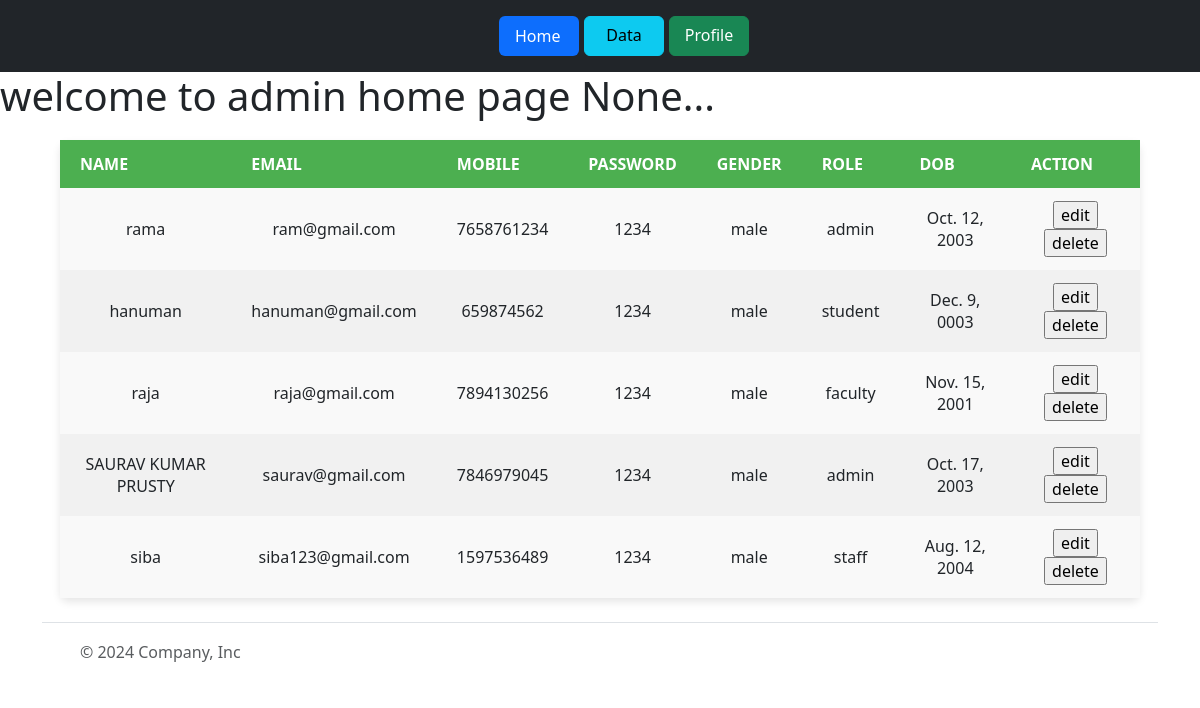
The page /myadmin/ahome on the database its author committed.
### Register/models.py (models this page shows, shortened)
class register_master(models.Model):
    name =models.CharField(max_length=50)
    email=models.CharField(max_length=100,primary_key=True)
    mobile=models.CharField(max_length=12)
    password=models.CharField(max_length=20)
    gender=models.CharField(max_length=20)
    dob=models.DateField()
    role=models.CharField(max_length=30)
    status=models.IntegerField(default=0)

### myadmin/views.py (the view, shortened to what this page needs)
# urls.py: path('ahome',ahome,name="ahome"),
def ahome(request):
    name=request.session.get("name")
    ob=register_master.objects.all()
    return render(request,"ahome.html",{"data":ob,"aname":name})

### myadmin/templates/ahome.html (shortened to what this page needs)
{% extends 'alayout/abase.html' %}
{% block content %}
{% load static %}
    <body>
        <h1>welcome to admin home page {{aname|title}}...</h1>
        <table>
            <thead>
                <tr>
                    <th>Name</th>
                    <th>Email</th>
                    <th>Mobile</th>
                    <th>password</th>
                    <th>Gender</th>
                    <th>Role</th>
                    <th>Dob</th>
                    <th>Action</th>
                </tr>
            </thead>
            <tbody>
                {% for obj in data %}
                <tr>
                    <td>{{ obj.name }}</td>
                    <td>{{ obj.email }}</td>
                    <td>{{ obj.mobile }}</td>
                    <td>{{ obj.password }}</td>
                    <td>{{ obj.gender }}</td>
                    <td>{{ obj.role }}</td>
                    <td>{{ obj.dob }}</td>
                    <form method="post">
                    <td>
                        <input type="submit" value="edit" name="btn">
                        <input type="submit" value="delete" name="btn">
                    </td>
                    </form>
                </tr>
                {% endfor %}
            </tbody>
        </table>
    </body>
{% endblock %}

### myadmin/templates/ahome.html (style rules this page uses)
body { font-family: Arial, sans-serif; background-color: #f4f4f9; margin: 0; }
table { width: 90%; margin: 20px auto; border-collapse: collapse; background-color: #ffffff; box-shadow: 0 4px 8px rgba(0, 0, 0, 0.1); border-radius: 8px; }
th, td { padding: 13px 20px; text-align: center; vertical-align: middle; border: 1px solid #ddd; }
th { background-color: #4CAF50; color: white; font-weight: bold; text-transform: uppercase; }
td { background-color: #f9f9f9; }
tr:nth-child(even) td { background-color: #f1f1f1; }
table { margin-top: 20px; margin-bottom: 20px; }

### rows shown on the page
register_master: name "rama", email "ram@gmail.com", mobile "7658761234", password "1234", gender "male", role "admin", dob "Oct. 12, 2003"
register_master: name "hanuman", email "hanuman@gmail.com", mobile "659874562", password "1234", gender "male", role "student", dob "Dec. 9, 0003"
register_master: name "raja", email "raja@gmail.com", mobile "7894130256", password "1234", gender "male", role "faculty", dob "Nov. 15, 2001"
register_master: name "SAURAV KUMAR PRUSTY", email "saurav@gmail.com", mobile "7846979045", password "1234", gender "male", role "admin", dob "Oct. 17, 2003"
register_master: name "siba", email "siba123@gmail.com", mobile "1597536489", password "1234", gender "male", role "staff", dob "Aug. 12, 2004"

### other values the page prints
{{ aname|title }} "None"
